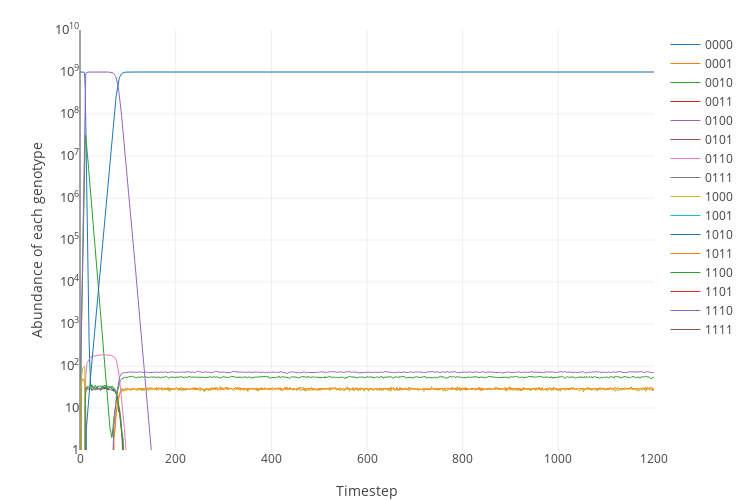

This figure's notebook cell:
### Code cell
landscape = dataset2.loc['CRO'].tolist()
results = simulate(landscape, prob_mutation=1.0e-7)
plot_simulation(results, genotype_strings(16))
results['num_loci']

### Figure 1 — Plotly figure (JSON) as saved in the notebook; plotly's stock layout.template omitted (floating-point values rounded to 4 significant figures; data arrays with more than 128 entries replaced by an {"elided": "..."} marker saying what was removed)
{"data": [{"line": {"width": 1}, "name": "0000", "type": "scatter", "uid": "ad63db8a-d1c2-11e8-b34f-001ec21b2620", "x": {"elided": "1201 int values"}, "y": {"elided": "1201 int values"}}, {"line": {"width": 1}, "name": "0001", "type": "scatter", "uid": "ad63dedc-d1c2-11e8-9e7f-001ec21b2620", "x": {"elided": "1201 int values"}, "y": {"elided": "1201 int values"}}, {"line": {"width": 1}, "name": "0010", "type": "scatter", "uid": "ad63e0ee-d1c2-11e8-88c1-001ec21b2620", "x": {"elided": "1201 int values"}, "y": {"elided": "1201 int values"}}, {"line": {"width": 1}, "name": "0011", "type": "scatter", "uid": "ad63e350-d1c2-11e8-a58b-001ec21b2620", "x": {"elided": "1201 int values"}, "y": {"elided": "1201 int values"}}, {"line": {"width": 1}, "name": "0100", "type": "scatter", "uid": "ad63e562-d1c2-11e8-9314-001ec21b2620", "x": {"elided": "1201 int values"}, "y": {"elided": "1201 int values"}}, {"line": {"width": 1}, "name": "0101", "type": "scatter", "uid": "ad63e762-d1c2-11e8-90b5-001ec21b2620", "x": {"elided": "1201 int values"}, "y": {"elided": "1201 int values"}}, {"line": {"width": 1}, "name": "0110", "type": "scatter", "uid": "ad63e968-d1c2-11e8-8b30-001ec21b2620", "x": {"elided": "1201 int values"}, "y": {"elided": "1201 int values"}}, {"line": {"width": 1}, "name": "0111", "type": "scatter", "uid": "ad63eb66-d1c2-11e8-82a3-001ec21b2620", "x": {"elided": "1201 int values"}, "y": {"elided": "1201 int values"}}, {"line": {"width": 1}, "name": "1000", "type": "scatter", "uid": "ad63ed5a-d1c2-11e8-bf12-001ec21b2620", "x": {"elided": "1201 int values"}, "y": {"elided": "1201 int values"}}, {"line": {"width": 1}, "name": "1001", "type": "scatter", "uid": "ad63ef58-d1c2-11e8-880f-001ec21b2620", "x": {"elided": "1201 int values"}, "y": {"elided": "1201 int values"}}, {"line": {"width": 1}, "name": "1010", "type": "scatter", "uid": "ad63f162-d1c2-11e8-95cf-001ec21b2620", "x": {"elided": "1201 int values"}, "y": {"elided": "1201 int values"}}, {"line": {"width": 1}, "name": "1011", "type": "scatter", "uid": "ad63f35e-d1c2-11e8-909e-001ec21b2620", "x": {"elided": "1201 int values"}, "y": {"elided": "1201 int values"}}, {"line": {"width": 1}, "name": "1100", "type": "scatter", "uid": "ad63f552-d1c2-11e8-907b-001ec21b2620", "x": {"elided": "1201 int values"}, "y": {"elided": "1201 int values"}}, {"line": {"width": 1}, "name": "1101", "type": "scatter", "uid": "ad63f750-d1c2-11e8-9d0a-001ec21b2620", "x": {"elided": "1201 int values"}, "y": {"elided": "1201 int values"}}, {"line": {"width": 1}, "name": "1110", "type": "scatter", "uid": "ad63f946-d1c2-11e8-bdde-001ec21b2620", "x": {"elided": "1201 int values"}, "y": {"elided": "1201 int values"}}, {"line": {"width": 1}, "name": "1111", "type": "scatter", "uid": "ad63fb38-d1c2-11e8-ae01-001ec21b2620", "x": {"elided": "1201 int values"}, "y": {"elided": "1201 int values"}}], "layout": {"height": 500, "margin": {"b": 50, "t": 30}, "width": 750, "xaxis": {"title": "Timestep"}, "yaxis": {"exponentformat": "power", "range": [0, 10], "tickfont": {"size": 10}, "title": "Abundance of each genotype", "type": "log"}}}
